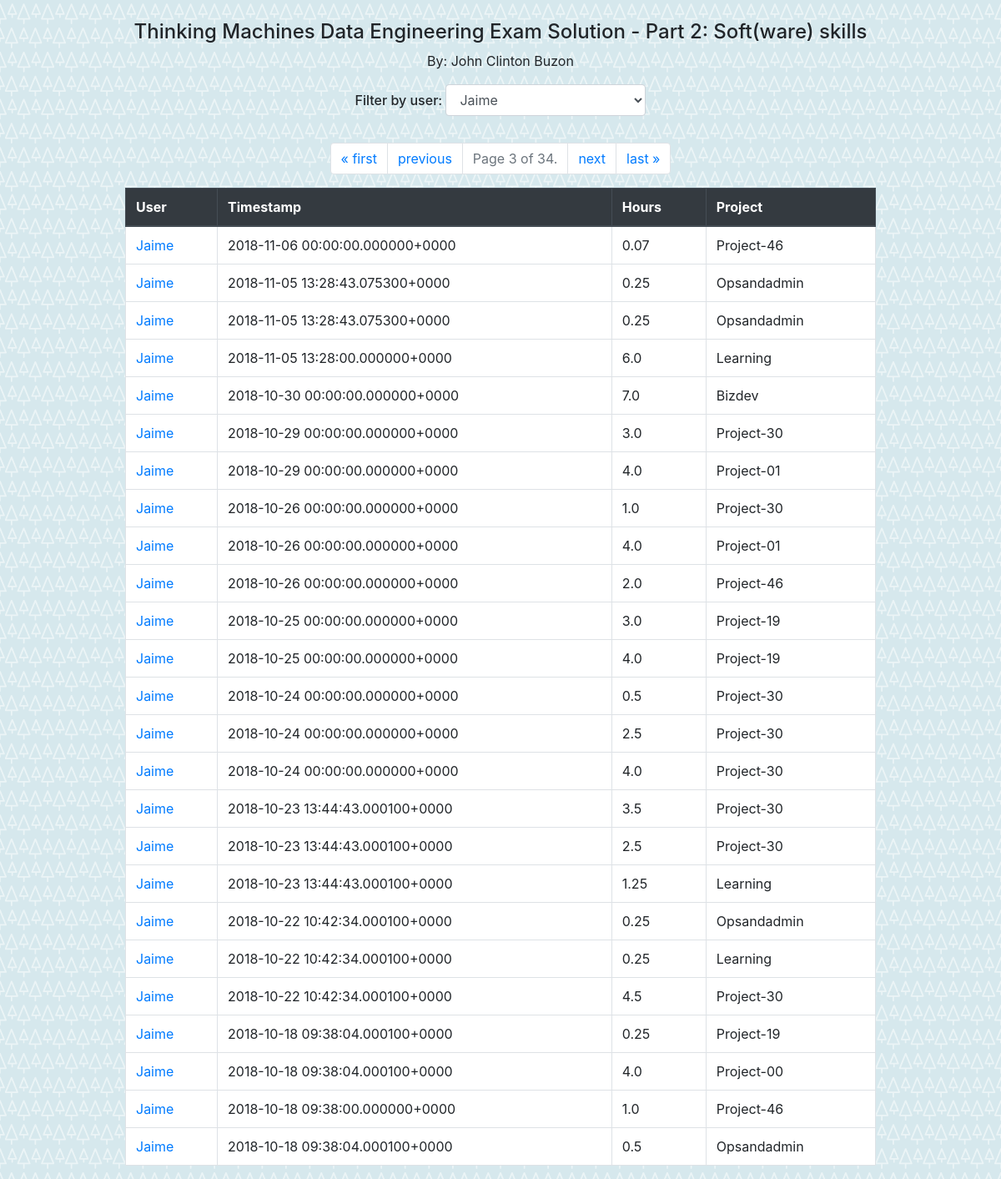
Page /viewcheckins/jaime/?page=3 on the earlier database version.
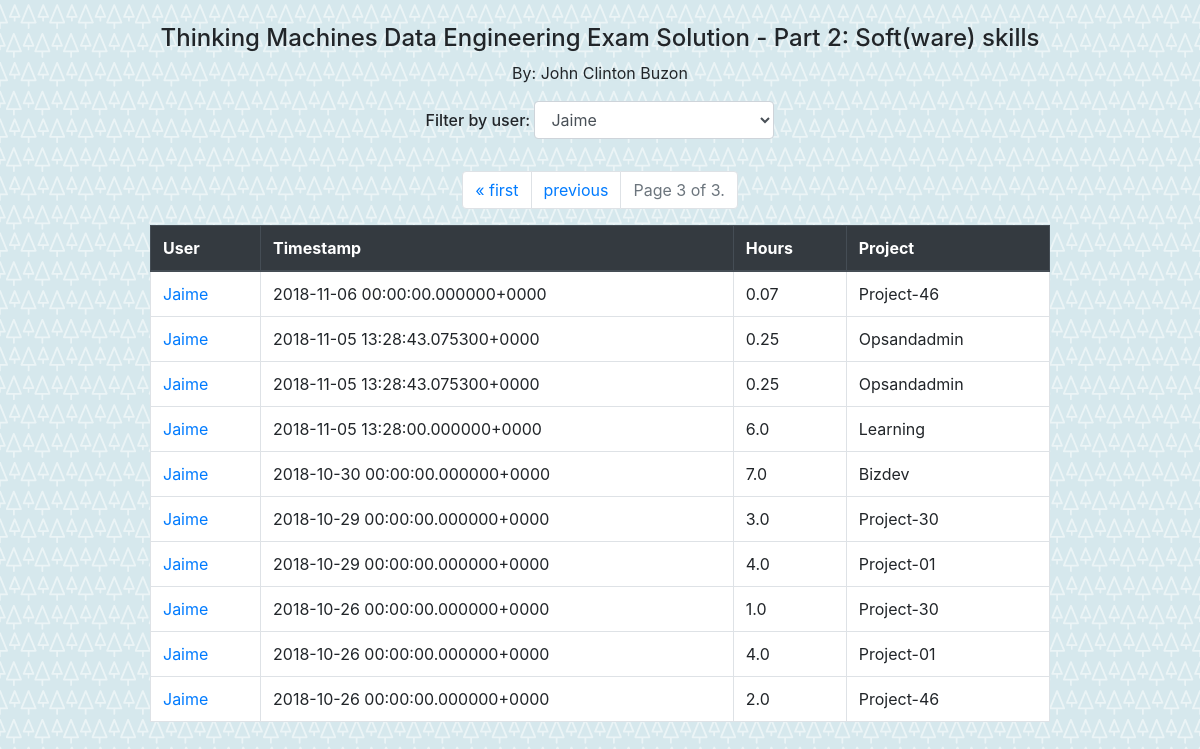
Same page on the later database version.
### viewcheckins/models.py (models this page shows)
class Dailycheckins(models.Model):
    id = models.IntegerField(primary_key=True, blank=True, null=False)  # AutoField?
    user = models.TextField(blank=True, null=True)
    original_timestamp = models.TextField(blank=True, null=True)
    hours = models.TextField(blank=True, null=True)
    project = models.TextField(blank=True, null=True)
    cleaned_timestamp = models.TextField(blank=True, null=True)  # This field type is a guess.
    class Meta:
        managed = False
        db_table = 'dailycheckins'

### viewcheckins/views.py (the view)
# urls.py: path('<str:user>/', views.filter_by_user, name='filter_by_user'),
def filter_by_user(request, user):
	user_list = Dailycheckins.objects.order_by('user').values('user').distinct()
	output = Dailycheckins.objects.filter(user=user)
	paginator = Paginator(output, 25) # Show 25 contacts per page
	page = request.GET.get('page')
	output = paginator.get_page(page)
	template = loader.get_template('viewcheckins/index.html')
	context = {
		'output': output,
		'user_list': user_list,
		'current_user' : user,
	}
	return HttpResponse(template.render(context, request))

### viewcheckins/templates/viewcheckins/index.html (shortened to what this page needs)
{% load static %}
<link rel="stylesheet" href="https://stackpath.bootstrapcdn.com/bootstrap/4.3.1/css/bootstrap.min.css">
<h4 align="center">Thinking Machines Data Engineering Exam Solution - Part 2: Soft(ware) skills</h4>
<p align="center">By: John Clinton Buzon</p>
{% if user_list %}
<h6 align="center">Filter by user: <select class="form-control" onchange="if (this.value) window.location.href=this.value" align="center">
{% for user in user_list %}
    <option value="/viewcheckins/{{ user.user }}" {% if current_user == user.user %} selected {% endif %}>{{ user.user|title }}</option>
{% endfor %}
</select></h6>
{% endif %}
{% if output %}
<nav aria-label="Page navigation example">
  <ul class="pagination justify-content-center">
    {% if output.has_previous %}
    <li class="page-item"><a class="page-link" tabindex="-1" href="?page=1">&laquo; first</a></li>
    <li class="page-item"><a class="page-link" href="?page={{ output.previous_page_number }}">previous</a></li>
    {% endif %}
    <li class="page-item disabled">
      <a class="page-link" href="#" tabindex="-1">Page {{ output.number }} of {{ output.paginator.num_pages }}.</a>
    </li>
    {% if output.has_next %}
    <li class="page-item"><a class="page-link" href="?page={{ output.next_page_number }}">next</a></li>
    <li class="page-item"><a class="page-link" href="?page={{ output.paginator.num_pages }}">last &raquo;</a></li>
    {% endif %}
  </ul>
</nav>
    <table class="table table-hover table-bordered" align="center">
    	<thead class="thead-dark">
    		<th >User</th>
    		<th>Timestamp</th>
    		<th>Hours</th>
    		<th>Project</th>
    	</thead>
    {% for checkin in output %}
    	<tr>
	        <td><a href="/viewcheckins/{{ checkin.user }}/">{{ checkin.user|title }}</a></td>
	        <td>{{ checkin.cleaned_timestamp }}</a></td>
	        <td>{{ checkin.hours }}</a></td>
	        <td>{{ checkin.project|title }}</a></td>
    	</tr>
    {% endfor %}
{% else %}
    <p>Data could not be loaded.</p>
{% endif %}

Differences in the rows shown:
removed Dailycheckins: user "Jaime", cleaned_timestamp "2018-10-25 00:00:00.000000+0000", hours "3.0", project "Project-19"
removed Dailycheckins: user "Jaime", cleaned_timestamp "2018-10-25 00:00:00.000000+0000", hours "4.0", project "Project-19"
removed Dailycheckins: user "Jaime", cleaned_timestamp "2018-10-24 00:00:00.000000+0000", hours "0.5", project "Project-30"
removed Dailycheckins: user "Jaime", cleaned_timestamp "2018-10-24 00:00:00.000000+0000", hours "2.5", project "Project-30"
removed Dailycheckins: user "Jaime", cleaned_timestamp "2018-10-24 00:00:00.000000+0000", hours "4.0", project "Project-30"
removed Dailycheckins: user "Jaime", cleaned_timestamp "2018-10-23 13:44:43.000100+0000", hours "3.5", project "Project-30"
removed Dailycheckins: user "Jaime", cleaned_timestamp "2018-10-23 13:44:43.000100+0000", hours "2.5", project "Project-30"
removed Dailycheckins: user "Jaime", cleaned_timestamp "2018-10-23 13:44:43.000100+0000", hours "1.25", project "Learning"
removed Dailycheckins: user "Jaime", cleaned_timestamp "2018-10-22 10:42:34.000100+0000", hours "0.25", project "Opsandadmin"
removed Dailycheckins: user "Jaime", cleaned_timestamp "2018-10-22 10:42:34.000100+0000", hours "0.25", project "Learning"
removed Dailycheckins: user "Jaime", cleaned_timestamp "2018-10-22 10:42:34.000100+0000", hours "4.5", project "Project-30"
removed Dailycheckins: user "Jaime", cleaned_timestamp "2018-10-18 09:38:04.000100+0000", hours "0.25", project "Project-19"
removed Dailycheckins: user "Jaime", cleaned_timestamp "2018-10-18 09:38:04.000100+0000", hours "4.0", project "Project-00"
removed Dailycheckins: user "Jaime", cleaned_timestamp "2018-10-18 09:38:00.000000+0000", hours "1.0", project "Project-46"
removed Dailycheckins: user "Jaime", cleaned_timestamp "2018-10-18 09:38:04.000100+0000", hours "0.5", project "Opsandadmin"
Other differences:
{{ output.paginator.num_pages }}: "34" → "3"
text no longer shown: "next last »"
